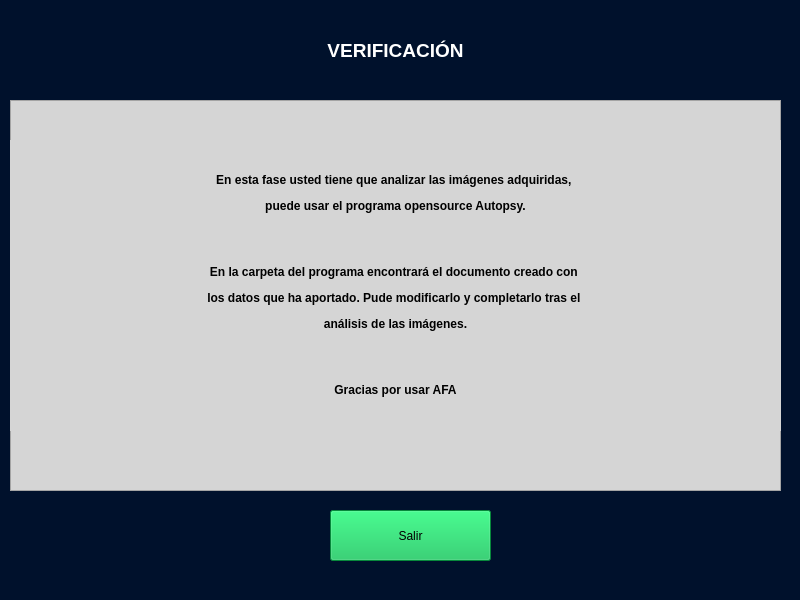
<?xml version="1.0" encoding="UTF-8"?>
<ui version="4.0">
 <class>MainWindow</class>
 <widget class="QMainWindow" name="MainWindow">
  <property name="geometry">
   <rect>
    <x>0</x>
    <y>0</y>
    <width>800</width>
    <height>600</height>
   </rect>
  </property>
  <property name="windowTitle">
   <string>AFA</string>
  </property>
  <property name="styleSheet">
   <string notr="true">background-color: rgb(0, 17, 44);</string>
  </property>
  <widget class="QWidget" name="centralwidget">
   <widget class="QLabel" name="lbl_titulo">
    <property name="geometry">
     <rect>
      <x>260</x>
      <y>20</y>
      <width>271</width>
      <height>61</height>
     </rect>
    </property>
    <property name="text">
     <string>&lt;html&gt;&lt;head/&gt;&lt;body&gt;&lt;p align=&quot;center&quot;&gt;&lt;span style=&quot; font-size:14pt; font-weight:600; color:#ffffff;&quot;&gt;VERIFICACIÓN&lt;/span&gt;&lt;/p&gt;&lt;/body&gt;&lt;/html&gt;</string>
    </property>
   </widget>
   <widget class="QFrame" name="frame">
    <property name="geometry">
     <rect>
      <x>10</x>
      <y>100</y>
      <width>771</width>
      <height>391</height>
     </rect>
    </property>
    <property name="styleSheet">
     <string notr="true">background-color: rgb(213, 213, 213);</string>
    </property>
    <property name="frameShape">
     <enum>QFrame::StyledPanel</enum>
    </property>
    <property name="frameShadow">
     <enum>QFrame::Raised</enum>
    </property>
    <widget class="QLabel" name="label_5">
     <property name="geometry">
      <rect>
       <x>0</x>
       <y>40</y>
       <width>771</width>
       <height>291</height>
      </rect>
     </property>
     <property name="text">
      <string>&lt;html&gt;&lt;head/&gt;&lt;body&gt;&lt;p align=&quot;center&quot;&gt;&lt;span style=&quot; font-weight:600;&quot;&gt;En esta fase usted tiene que analizar las imágenes adquiridas, &lt;/span&gt;&lt;/p&gt;&lt;p align=&quot;center&quot;&gt;&lt;span style=&quot; font-weight:600;&quot;&gt;puede usar el programa opensource Autopsy.&lt;/span&gt;&lt;/p&gt;&lt;p align=&quot;center&quot;&gt;&lt;br/&gt;&lt;/p&gt;&lt;p align=&quot;center&quot;&gt;&lt;span style=&quot; font-weight:600;&quot;&gt;En la carpeta del programa encontrará el documento creado con &lt;/span&gt;&lt;/p&gt;&lt;p align=&quot;center&quot;&gt;&lt;span style=&quot; font-weight:600;&quot;&gt;los datos que ha aportado. Pude modificarlo y completarlo tras el &lt;/span&gt;&lt;/p&gt;&lt;p align=&quot;center&quot;&gt;&lt;span style=&quot; font-weight:600;&quot;&gt;análisis de las imágenes.&lt;/span&gt;&lt;/p&gt;&lt;p align=&quot;center&quot;&gt;&lt;br/&gt;&lt;/p&gt;&lt;p align=&quot;center&quot;&gt;&lt;span style=&quot; font-weight:600;&quot;&gt;Gracias por usar AFA&lt;/span&gt;&lt;/p&gt;&lt;/body&gt;&lt;/html&gt;</string>
     </property>
    </widget>
   </widget>
   <widget class="QPushButton" name="bt_salir">
    <property name="geometry">
     <rect>
      <x>330</x>
      <y>510</y>
      <width>161</width>
      <height>51</height>
     </rect>
    </property>
    <property name="styleSheet">
     <string notr="true">background-color: rgb(10, 191, 83);</string>
    </property>
    <property name="text">
     <string>Salir</string>
    </property>
   </widget>
  </widget>
 </widget>
 <resources/>
 <connections/>
</ui>
